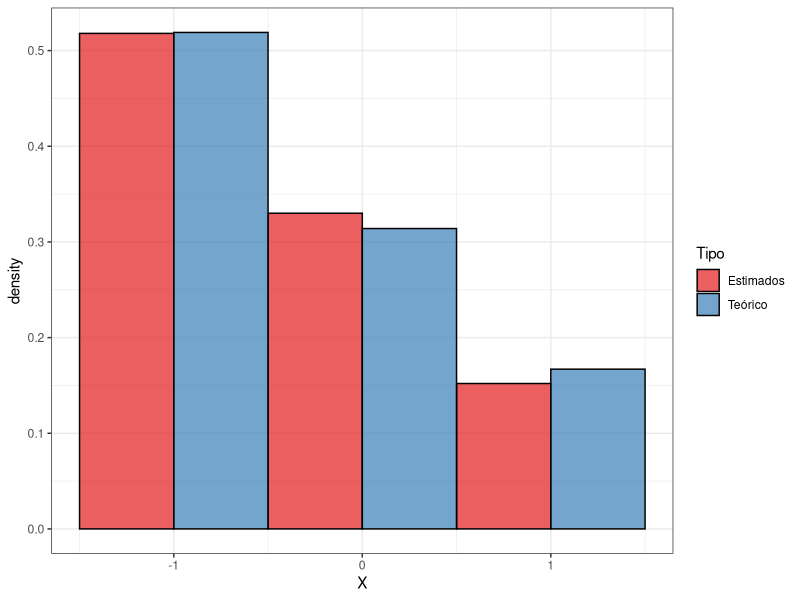
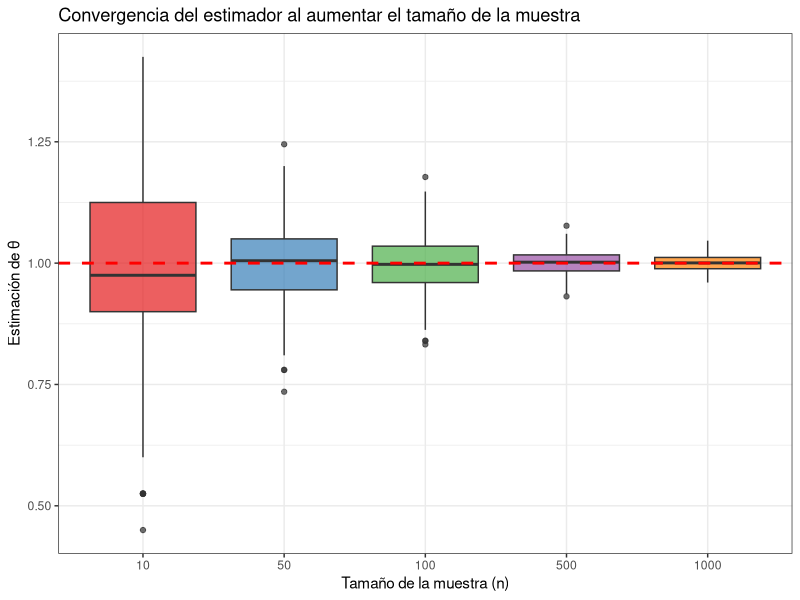
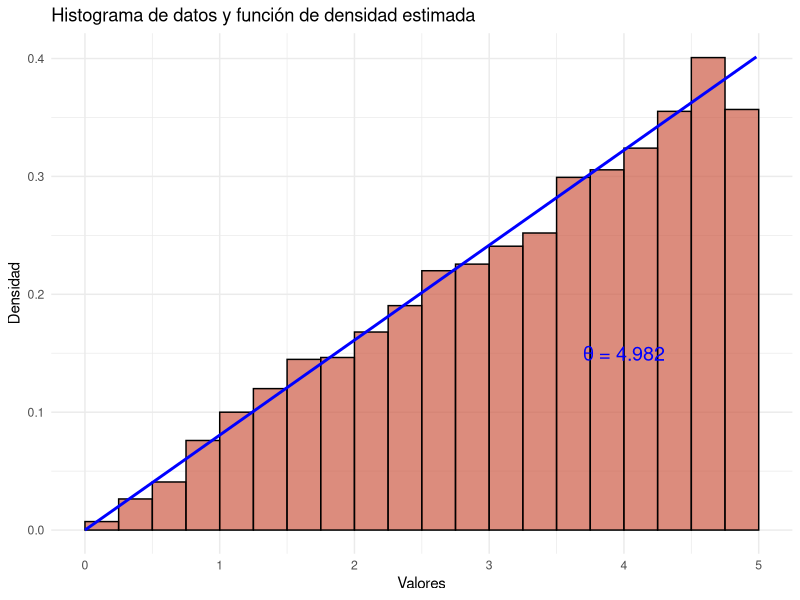
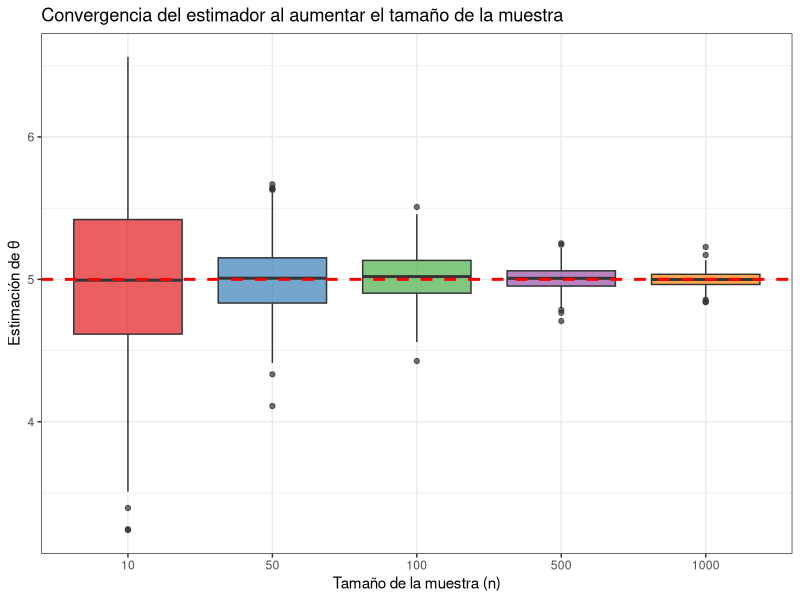
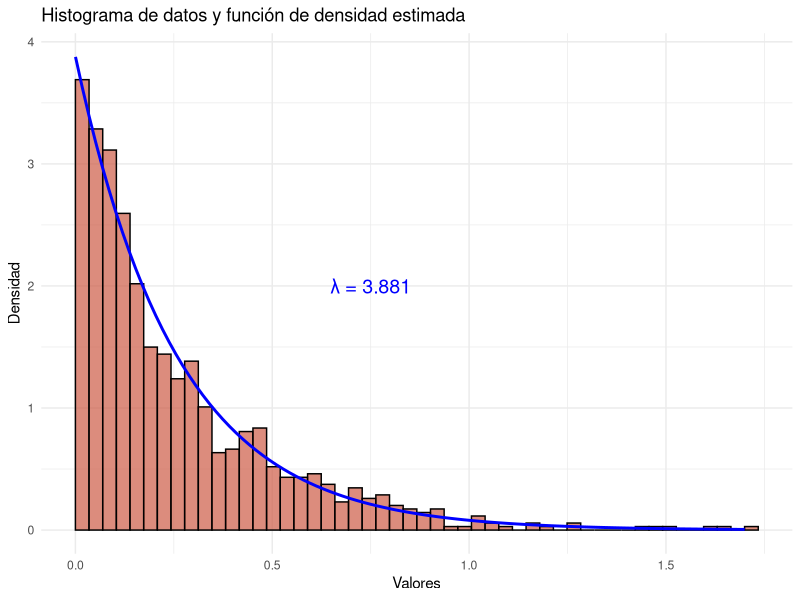

These figures' R source, in order:
## ---- chunk 1
#| include: false

library(tidyverse)
library(knitr)
library(kableExtra)
library(readxl)
library(RColorBrewer)
## ---- chunk 2
# Parámetro fijo
theta_fijo <- 1

# Función de probabilidad 
dexr <- function(x, theta){
f_x <-ifelse(x == -1, theta/2, ifelse(x == 0, theta/3, ifelse(x == 1, 1 - 5*theta/6, 0)))
return(f_x)
}

# Función para generar muestra aleatoria
rexr <- function(n, theta){
  X <- sample(c(-1, 0, 1), size = n, replace = TRUE, prob = c(theta/2, theta/3, 1 - 5*theta/6))
  return(X)
}

# Función para estimar theta
estimar_theta <- function(X){
  theta_hat <- (3 * (1 - mean(X))) / 4
  return(theta_hat)
}


df_exr <- data.frame(X = rexr(1000, theta_fijo), Tipo = "Teórico")

theta_hat <- estimar_theta(df_exr$X)

df_temp <- data.frame(X = rexr(1000, theta_hat), Tipo = "Estimados")

df_exr <- rbind(df_exr, df_temp)

ggplot(df_exr)+
  geom_histogram(aes(x = X, y = after_stat(density), fill =Tipo), bins = 3, center = -1, color = "black", alpha = 0.7, position ="dodge")+
  scale_fill_brewer(palette = "Set1")+
  theme_bw()
  





## ---- chunk 3
# Tamaños de muestra y número de réplicas
tamano <- c(10, 50, 100, 500, 1000)
N <- 500

# Data frame para almacenar los resultados

df_convergencia <- data.frame()

# Simulación y cálculo del estimador para cada tamaño de muestra
for (n in tamano){
  estimacion_n <- replicate(N, {
    X <- rexr(n, theta_fijo)
    estimar_theta(X)
  })
  df_temp <- data.frame(n = as.factor(n), Estimacion = estimacion_n)
  df_convergencia <- rbind(df_convergencia, df_temp)
}

# Gráfico de convergencia

ggplot(df_convergencia)+
  geom_boxplot(aes(x = n, y = Estimacion, fill = n), alpha = 0.7)+
  geom_hline(yintercept = theta_fijo, color = "red", linetype = "dashed", linewidth = 1)+
  scale_fill_brewer(palette = "Set1")+
  labs(title = "Convergencia del estimador al aumentar el tamaño de la muestra",
       x = "Tamaño de la muestra (n)",
       y = "Estimación de θ")+
  theme_bw()+
  theme(legend.position = "none")

## ---- chunk 4
#| fig-align: center

# Parámetro fijo

theta_fijo <- 5

# Función de densidad
dexr <- function(x, theta){
  f_x <- ifelse(x >= 0 & x <= theta, (2*x)/(theta^2), 0)
  return(f_x)
}

# Función para generar muestra aleatoria
rexr <- function(n, theta){
  U <- runif(n)
  X <- theta * sqrt(U)
  return(X)
}


# Función para estimar theta

estimar_theta <- function(X){
  theta_hat <- (3 * mean(X)) / 2
  return(theta_hat)
}


df_exr <- data.frame(X = rexr(5000, theta_fijo))
theta_hat <- estimar_theta(df_exr$X)


ggplot(df_exr)+
  geom_histogram(aes(x = X, y = after_stat(density)), binwidth =0.25, color = "black", fill = "coral3", alpha = 0.7, boundary=0)+
  stat_function(fun = dexr, args = list(theta = theta_hat), color = "blue", linewidth = 1, xlim = c(0, theta_hat))+
  annotate("text", x = 4, y = 0.15, label = paste("θ =", round(theta_hat,3)), color = "blue", size = 5)+
  labs(title = "Histograma de datos y función de densidad estimada",
       x = "Valores",
       y = "Densidad")+
  theme_minimal()





## ---- chunk 5
#| fig-align: "center"

# Tamaños de muestra y número de réplicas
tamano <- c(10, 50, 100, 500, 1000)
N <- 500

# Data frame para almacenar los resultados
df_convergencia <- data.frame()

# Simulación y cálculo del estimador para cada tamaño de muestra
for (n in tamano){
  estimacion_n <- replicate(N, {
    X <- rexr(n, theta_fijo)
    estimar_theta(X)
  })
  df_temp <- data.frame(n = factor(n), Estimacion = estimacion_n )
  df_convergencia <- rbind(df_convergencia, df_temp)
}

# Gráfico de convergencia
ggplot(df_convergencia)+
  geom_boxplot(aes(x = n, y = Estimacion, fill = n), alpha = 0.7)+
  geom_hline(yintercept = theta_fijo, color = "red", linetype = "dashed", linewidth = 1)+
  scale_fill_brewer(palette = "Set1")+
  labs(title = "Convergencia del estimador al aumentar el tamaño de la muestra",
       x = "Tamaño de la muestra (n)",
       y = "Estimación de θ")+
  theme_bw()+
  theme(legend.position = "none")

## ---- chunk 6
datos <- read_xlsx("./Tarea_6.xlsx")
## ---- chunk 7
lambda_hat <- 1/mean(datos$Exp)
lambda_hat

ggplot(datos)+
  geom_histogram(aes(Exp, y = after_stat(density)), bins = 50, color = "black", fill = "coral3", alpha = 0.7, boundary=0)+
  stat_function(fun = dexp, args = list(rate = lambda_hat), color = "blue", linewidth = 1)+
  annotate("text", x = 0.75, y = 2, label = paste("λ =", round(lambda_hat, 3)), color = "blue", size = 5)+
  labs(title = "Histograma de datos y función de densidad estimada",
       x = "Valores",
       y = "Densidad")+
  theme_minimal()
